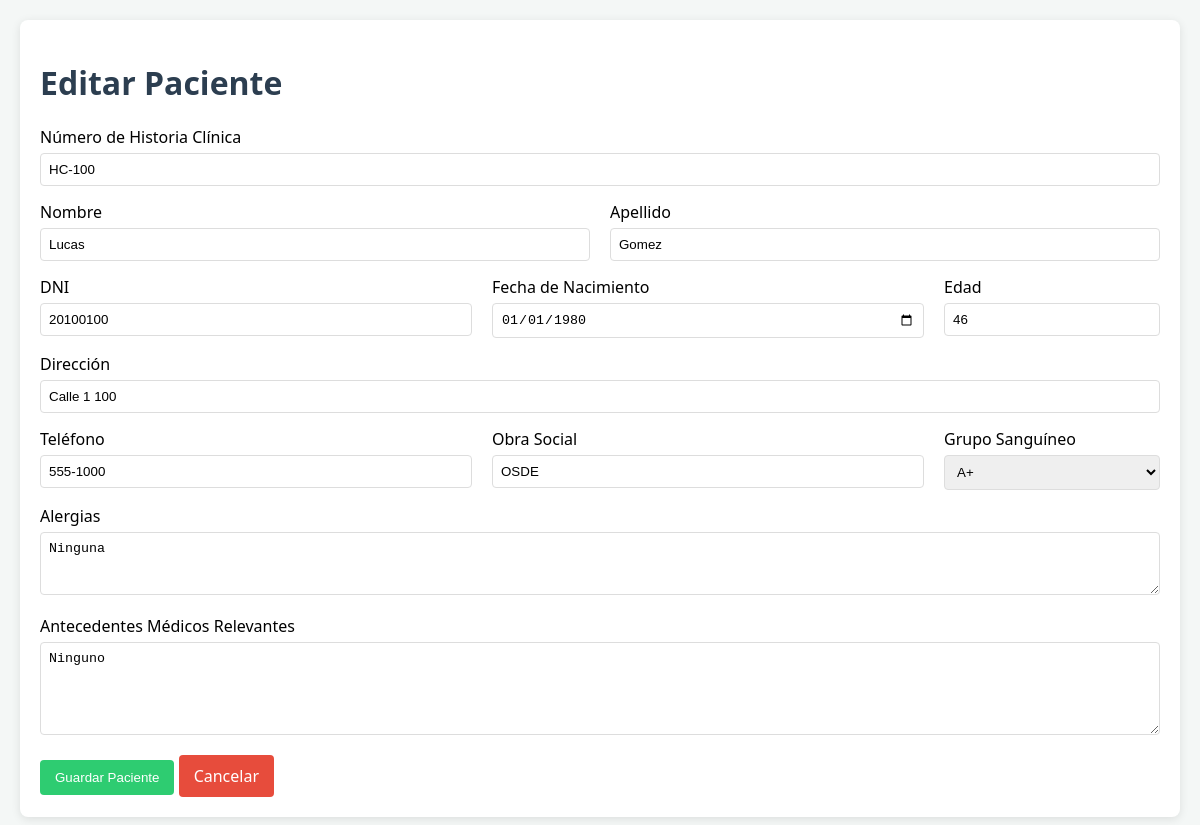
Screenshot of /paciente.php?id=1 with the database file from the repository.
### tables this page shows
CREATE TABLE IF NOT EXISTS pacientes (
    id INT AUTO_INCREMENT PRIMARY KEY,
    nro_historia_clinica VARCHAR(20) UNIQUE NOT NULL,
    nombre VARCHAR(100) NOT NULL,
    apellido VARCHAR(100) NOT NULL,
    dni VARCHAR(15) UNIQUE NOT NULL,
    fecha_nacimiento DATE NOT NULL,
    edad INT,
    direccion VARCHAR(255),
    telefono VARCHAR(50),
    obra_social VARCHAR(100),
    grupo_sanguineo VARCHAR(5),
    alergias TEXT,
    antecedentes_relevantes TEXT,
    fecha_creacion TIMESTAMP DEFAULT CURRENT_TIMESTAMP
);

### www/paciente.php (the view, shortened to what this page needs)
<?php
require 'db.php';
$id = $_GET['id'] ?? null;
$paciente = null;
if ($id) {
    $stmt = $pdo->prepare("SELECT * FROM pacientes WHERE id = ?");
    $stmt->execute([$id]);
    $paciente = $stmt->fetch();
}
$title = $id ? "Editar Paciente" : "Nuevo Paciente";
?>
<!DOCTYPE html>
<html lang="es">
<head>
    <link rel="stylesheet" href="style.css">
</head>
<body>
    <div class="container">
        <h1><?= $title ?></h1>
        <form action="procesar.php" method="POST">
            <div class="form-group">
                <label>Número de Historia Clínica</label>
                <input type="text" name="nro_historia_clinica" value="<?= $paciente['nro_historia_clinica'] ?? '' ?>" required>
            </div>
            <div style="display: flex; gap: 20px;">
                <div class="form-group" style="flex: 1;">
                    <label>Nombre</label>
                    <input type="text" name="nombre" value="<?= $paciente['nombre'] ?? '' ?>" required>
                </div>
                <div class="form-group" style="flex: 1;">
                    <label>Apellido</label>
                    <input type="text" name="apellido" value="<?= $paciente['apellido'] ?? '' ?>" required>
                </div>
            </div>
            <div style="display: flex; gap: 20px;">
                <div class="form-group" style="flex: 1;">
                    <label>DNI</label>
                    <input type="text" name="dni" value="<?= $paciente['dni'] ?? '' ?>" required>
                </div>
                <div class="form-group" style="flex: 1;">
                    <label>Fecha de Nacimiento</label>
                    <input type="date" name="fecha_nacimiento" value="<?= $paciente['fecha_nacimiento'] ?? '' ?>" required>
                </div>
                <div class="form-group" style="flex: 0.5;">
                    <label>Edad</label>
                    <input type="number" name="edad" value="<?= $paciente['edad'] ?? '' ?>">
                </div>
            </div>
            <div class="form-group">
                <label>Dirección</label>
                <input type="text" name="direccion" value="<?= $paciente['direccion'] ?? '' ?>">
            </div>
            <div style="display: flex; gap: 20px;">
                <div class="form-group" style="flex: 1;">
                    <label>Teléfono</label>
                    <input type="text" name="telefono" value="<?= $paciente['telefono'] ?? '' ?>">
                </div>
                <div class="form-group" style="flex: 1;">
                    <label>Obra Social</label>
                    <input type="text" name="obra_social" value="<?= $paciente['obra_social'] ?? '' ?>">
                </div>
                <div class="form-group" style="flex: 0.5;">
                    <label>Grupo Sanguíneo</label>
                    <select name="grupo_sanguineo">
                        <?php foreach(['A+', 'A-', 'B+', 'B-', 'AB+', 'AB-', '0+', '0-'] as $gs): ?>
                            <option value="<?= $gs ?>" <?= (isset($paciente['grupo_sanguineo']) && $paciente['grupo_sanguineo'] == $gs) ? 'selected' : '' ?>><?= $gs ?></option>
                        <?php endforeach; ?>
                    </select>
                </div>
            </div>
            <div class="form-group">
                <label>Alergias</label>
                <textarea name="alergias" rows="3"><?= $paciente['alergias'] ?? '' ?></textarea>
            </div>
            <div class="form-group">
                <label>Antecedentes Médicos Relevantes</label>
                <textarea name="antecedentes_relevantes" rows="5"><?= $paciente['antecedentes_relevantes'] ?? '' ?></textarea>
            </div>
            <button type="submit" class="btn btn-success">Guardar Paciente</button>
            <a href="index.php" class="btn btn-danger">Cancelar</a>
        </form>
    </div>
</body>
</html>

### www/style.css (style rules this page uses)
body { font-family: 'Segoe UI', Tahoma, Geneva, Verdana, sans-serif; background-color: #f4f7f6; margin: 0; padding: 20px; }
.container { max-width: 1200px; margin: auto; background: white; padding: 20px; border-radius: 8px; box-shadow: 0 2px 10px rgba(0,0,0,0.1); }
h1, h2 { color: #2c3e50; }
.btn { display: inline-block; padding: 10px 15px; border-radius: 4px; text-decoration: none; color: white; cursor: pointer; border: none; }
.btn-success { background-color: #2ecc71; }
.btn-danger { background-color: #e74c3c; }
.form-group { margin-bottom: 15px; }
.form-group label { display: block; margin-bottom: 5px; }
.form-group input, .form-group textarea, .form-group select { width: 100%; padding: 8px; border: 1px solid #ddd; border-radius: 4px; box-sizing: border-box; }

### rows the page displays
pacientes: nro_historia_clinica "HC-100", nombre "Lucas", apellido "Gomez", dni "20100100", fecha_nacimiento "01/01/1980", edad "46", direccion "Calle 1 100", telefono "555-1000", obra_social "OSDE", grupo_sanguineo "A+", alergias "Ninguna", antecedentes_relevantes "Ninguno"

### other values shown
$title "Editar Paciente"
